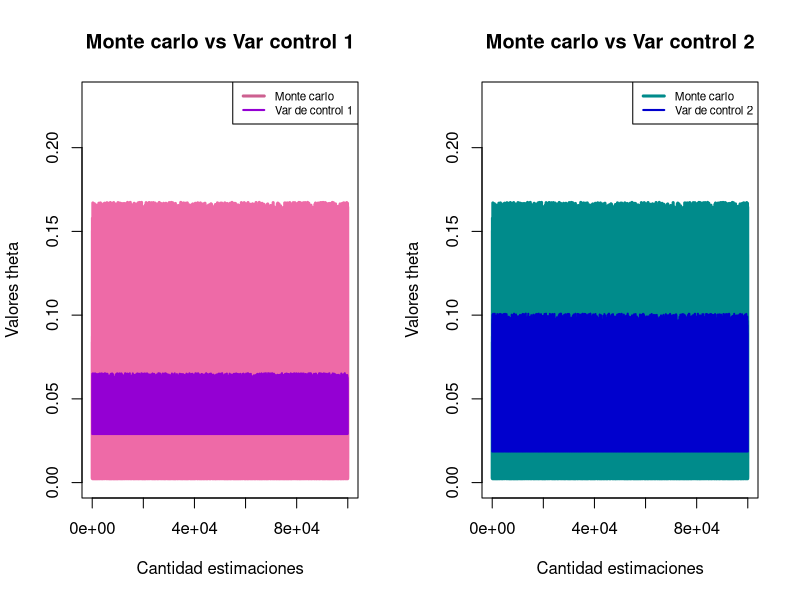

Here is the R script that generated this plot:
### Tarea 3 ###

# 1)----



# 2)----

## a)----

fx_mc <- function(x){
  aux <- x/(1+exp(x))*5
  return(aux)
}

U <- runif(10^5,5,10)
sims_mc <- fx_mc(U)
theta_mc <- mean(sims_mc)

## b)----

fx <- function(x){
  aux <- x/(1+exp(x))
  return(aux)
}

theta_int <- integrate(fx,lower = 5, upper = 10)$value

## c)----

#Control 1
control_1 <- function(x){
  fx <- exp(-1/2)/(1+x^2)
  return(fx)
}

U <- runif(10^5,5,10)
X <- fx_mc(U)
Y <- control_1(U)

c_est_1 <- function(x,y){
  c <- -cov(x,y)/var(y)
  return(c)
}

c_estrella_1 <- c_est_1(X,Y)

sims_control_1 <- X + c_estrella_1*(Y - mean(Y))

theta_control_1 <- mean(sims_control_1)

#Control 2

control_2 <- function(x){
  aux <- x+1
  return(aux)
}

U <- runif(10^5,5,10)
X <- fx_mc(U)
Y <- control_2(U)

c_est_2 <- function(x,y){
  c <- -cov(x,y)/var(y)
  return(c)
}

c_estrella_2 <- c_est_2(X,Y)

sims_control_2 <- X + c_estrella_2*(Y - mean(Y))

theta_control_2 <- mean(sims_control_2)

## d)----

#MC
err_1 <- 100*abs(theta_mc-theta_int)/theta_int

#Control1

err_2 <- 100*abs(theta_control_1-theta_int)/theta_int

#Control2
err_3 <- 100*abs(theta_control_2-theta_int)/theta_int

## e)----

var_mc <- var(sims_mc)
var_c1 <- var(sims_control_1)
var_c2 <- var(sims_control_2)

red_c1 <- 100*abs(var_c1 - var_mc)/var_mc
red_c2 <- 100*abs(var_c2 - var_mc)/var_mc

## f)----


par(mfrow = c(1,2))
plot(sims_mc, type = "l", col = "hotpink2", lwd = 3,
     xlab = "Cantidad estimaciones", ylab = "Valores theta",
     main = "Monte carlo vs Var control 1",
     ylim = c(0,0.23))
lines(sims_control_1, type = "l", lwd = 2, col = "darkviolet")
legend("topright", legend = c("Monte carlo","Var de control 1"),
       col = c("hotpink3", "darkviolet"), lwd = 3:2, lty = 1:1, cex = 0.7)

plot(sims_mc, type = "l", col = "cyan4", lwd = 3,
     xlab = "Cantidad estimaciones", ylab = "Valores theta",
     main = "Monte carlo vs Var control 2",
     ylim = c(0,0.23))
lines(sims_control_2, type = "l", lwd = 2, col = "blue3")
legend("topright", legend = c("Monte carlo","Var de control 2"),
       col = c("cyan4", "blue3"), lwd = 3:2, lty = 1:1, cex = 0.7)


# 3)----

cx <- function(D,x){
  aux <- (2*pi)^{-D/2}*exp(-1/2*t(x)%*%x)
  return(aux)
}

U <- runif(1,-5,5)







